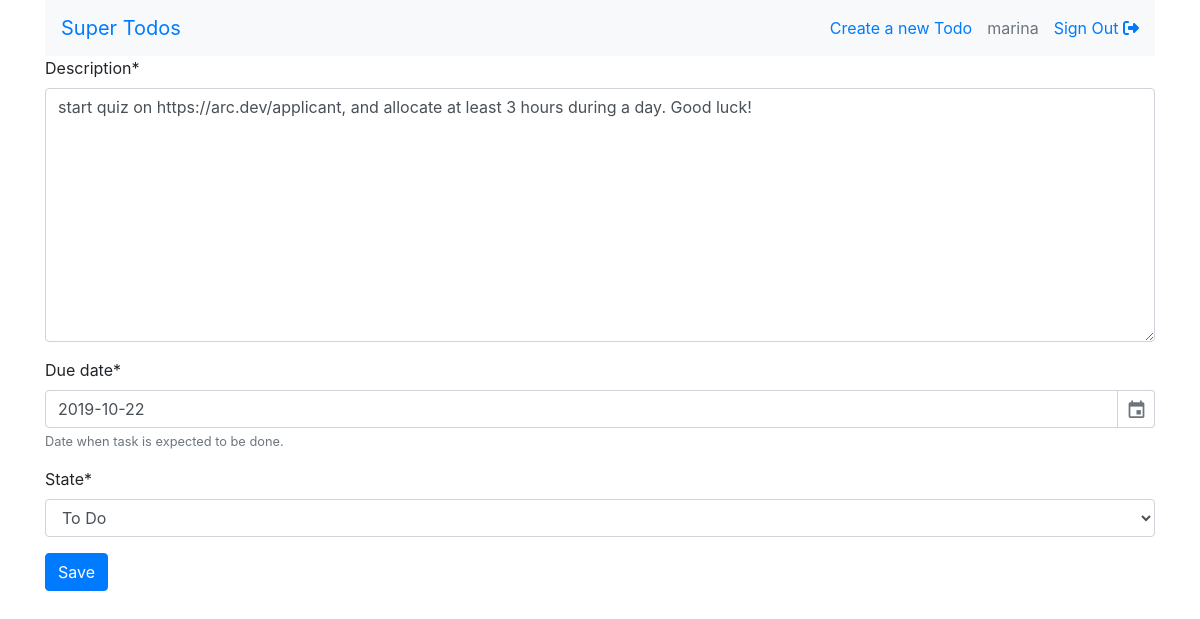
The page /todo/1/update/ (signed in) on the database its author committed.
### main/models.py (models this page shows, shortened)
class Todo(models.Model):
    TODO = 'todo'
    IN_PROGRESS = 'in-progress'
    DONE = 'done'
    STATE_CHOICES = [
        (TODO, 'To Do'),
        (IN_PROGRESS, 'In Progress'),
        (DONE, 'Done')
    ]
    description = models.TextField()
    due_date = models.DateField()
    state = models.CharField(
        max_length=11,
        choices=STATE_CHOICES,
        default=TODO
    )
    def _title(self):
        nl = self.description.find("\n")
        lb = min(120, nl) if nl > -1 else 120
        return self.description[:lb]
    title = property(_title)

### main/views.py (the view)
# urls.py: path('todo/<int:pk>/update/', TodoUpdateView.as_view(), name='todo_update'),
class TodoUpdateView(LoginRequiredMixin, SuccessMessageMixin, UpdateView):
    login_url = '/login/'
    model = Todo
    form_class = TodoForm
    template_name = 'main/todo.html'
    success_url = reverse_lazy('index')
    success_message = 'Todo has been updated successfully.'

### main/forms.py (shortened to what this page needs)
class TodoForm(forms.ModelForm):
    class Meta:
        model = Todo
        fields = '__all__' #['title', 'due_date', 'description', 'done']
        labels = {
            'done': 'Is this task done?'
        }
        help_texts = {
            'due_date': 'Date when task is expected to be done.'
        }

### main/templates/main/todo.html (shortened to what this page needs)
{% extends "base.html" %}
{% load crispy_forms_tags %}
{% block main_content %}
  <form class="" action="" method="POST">
    {{ form|crispy }}
    <button class="btn btn-primary" type="submit" name="button">Save</button>
  </form>
{% endblock %}

### main/templates/base.html (shortened to what this page needs)
{% load static %}
<!DOCTYPE html>
<html lang="en">
  <head>
    <link rel="stylesheet" href="{% static 'css/bootstrap.min.css' %}"/>
    <link rel="stylesheet" href="{% static 'css/gijgo.min.css' %}"/>
    <link rel="stylesheet" href="{% static 'css/style.css' %}"/>
  </head>
  <body>
    <div class="container">
      <nav class="navbar nav bg-light">
          <a class="navbar-brand" href="{% url 'index' %}">Super Todos</a>
          <ul class="navbar-nav flex-row justify-content-end">
            <li><a class="nav-link" href="{% url 'todo_create' %}">Create a new Todo</a></li>
          {% if request.user.is_authenticated %}
            <li>
                <a class="nav-link disabled" href="#" tabindex="-1" aria-disabled="true">{{ request.user.username }}</a>
            </li>
            <li>
              <a class="nav-link" href="{% url 'signout' %}">Sign Out <i class="fas fa-sign-out-alt"></i></a>
            </li>
          {% endif %}
          </ul>
      </nav>
      {% block main_content %}{% endblock %}
    </div>
  </body>
</html>

### static/css/style.css (style rules this page uses)
ul.navbar-nav li { display: inline-flex; margin-left: 15px; }

### rows shown on the page
Todo: description "start quiz on https://arc.dev/applicant, and allocate at least 3 hours during a day. Good luck!", due_date "2019-10-22", state "To Do"

### other values the page prints
{{ request.user.username }} "marina"
